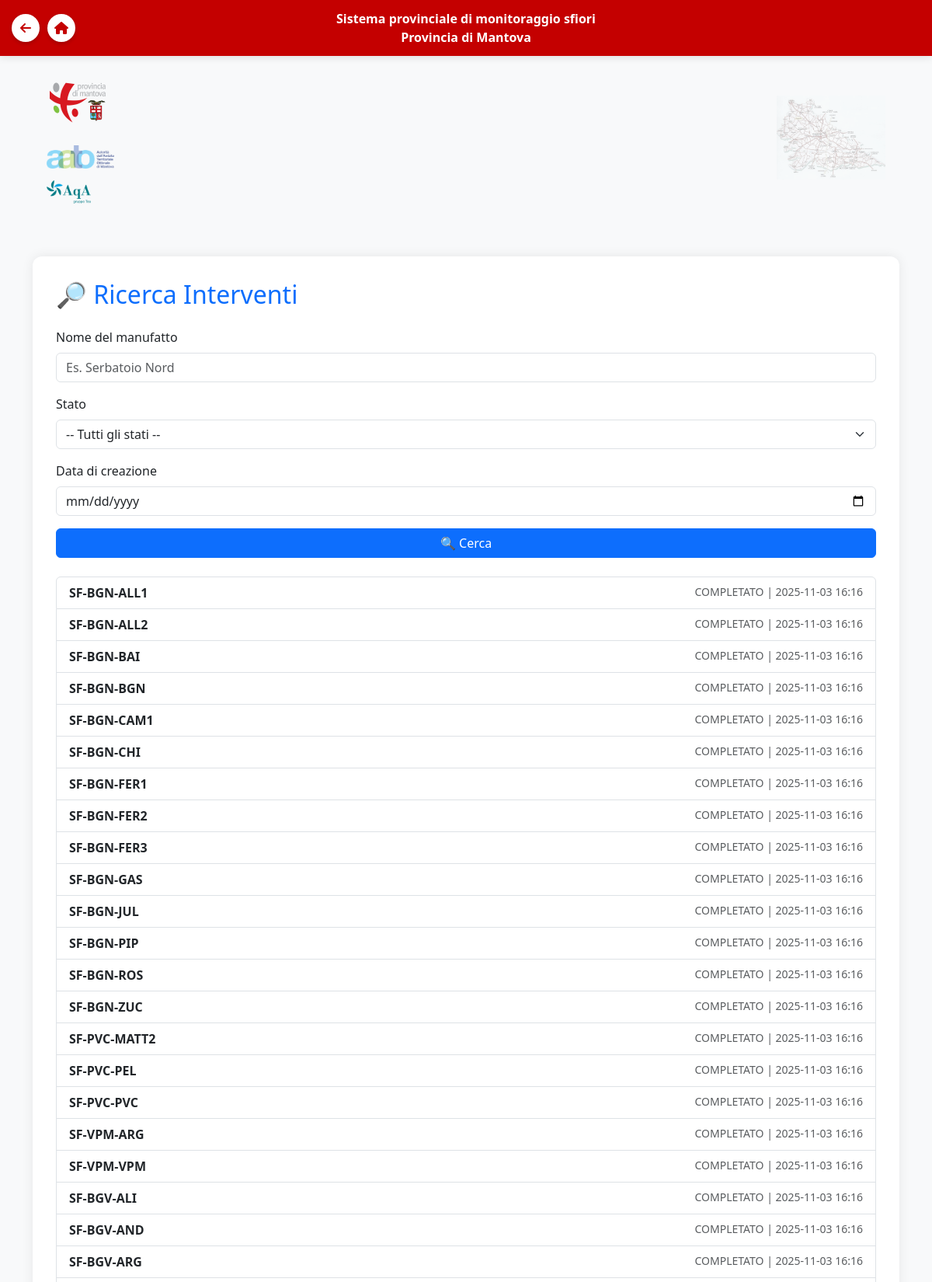
The app's page /manufatti/ricerca/ (signed in, upper part) with its own data.
### manufatti/models.py (models this page shows, shortened)
class Manufatto(models.Model):
    nome = models.CharField(max_length=100)  # Corrisponde a 'Codice' nel CSV
    stato = models.CharField(max_length=50, choices=[
        ('PROGRAMMATO', 'PROGRAMMATO'),
        ('IN CORSO', 'IN CORSO',),
        ('COMPLETATO', 'COMPLETATO')
    ])
    data_creazione = models.DateTimeField(auto_now_add=True)
    comune = models.CharField(max_length=100, null=True, blank=True)
    localita = models.CharField(max_length=100, null=True, blank=True)
    ubicazione = models.CharField(max_length=255, null=True, blank=True)
    depuratore_associato = models.CharField(max_length=255, null=True, blank=True)
    recapito_emissario = models.CharField(max_length=255, null=True, blank=True)
    tipologia_sfioratore = models.CharField(max_length=100, null=True, blank=True)  # 'TIPO'

### manufatti/views.py (the view)
# urls.py: path('ricerca/', views.ricerca_interventi, name='ricerca_interventi'),
@login_required
def ricerca_interventi(request):
    ente_utente = get_user_ente(request.user)
    query = request.GET.get('q', '')
    stato = request.GET.get('stato', '')
    data = request.GET.get('data', '')
    risultati = Manufatto.objects.all()
    if query:
        risultati = risultati.filter(nome__icontains=query)
    if stato:
        risultati = risultati.filter(stato=stato)
    if data:
        risultati = risultati.filter(data_creazione__date=data)
    context = {
        'query': query,
        'stato': stato,
        'data': data,
        'risultati': risultati,
        'ente_utente': ente_utente,
    }
    return render(request, 'manufatti/ricerca_interventi.html', context)

### manufatti/views.py (called while the page is built)
def get_user_ente(user):
    if user.is_authenticated:
        try:
            return user.profilo.ente
        except Profilo.DoesNotExist:
            return 'TEA'
        except AttributeError:
            return 'TEA'
    return 'TEA'

### manufatti/templates/manufatti/ricerca_interventi.html (shortened to what this page needs)
{% extends "accounts/base.html" %}
{% load static %}
{% block content %}
<div class="container mt-5">
    <div class="main-box">
        <h2 class="text-primary mb-4">🔎 Ricerca Interventi</h2>
        <form method="get" class="mb-4">
            <div class="mb-3">
                <label for="q" class="form-label">Nome del manufatto</label>
                <input type="text" name="q" id="q" class="form-control" placeholder="Es. Serbatoio Nord" value="{{ query }}">
            </div>
            <div class="mb-3">
                <label for="stato" class="form-label">Stato</label>
                <select name="stato" id="stato" class="form-select">
                    <option value="">-- Tutti gli stati --</option>
                </select>
            </div>
            <div class="mb-3">
                <label for="data" class="form-label">Data di creazione</label>
                <input type="date" name="data" id="data" class="form-control" value="{{ data }}">
            </div>
            <button type="submit" class="btn btn-primary w-100">🔍 Cerca</button>
        </form>
        {% if risultati %}
            <div class="list-group mt-4">
                {% for m in risultati %}
                    <a href="{% url 'dettaglio_manufatto' m.id %}" class="list-group-item list-group-item-action">
                        <div class="d-flex justify-content-between">
                            <strong>{{ m.nome }}</strong>
                            <span class="text-muted small">{{ m.stato }} | {{ m.data_creazione|date:"Y-m-d H:i" }}</span>
                        </div>
                    </a>
                {% endfor %}
            </div>
        {% else %}
            <div class="alert alert-warning mt-4">Nessun risultato trovato con i criteri inseriti.</div>
        {% endif %}
    </div>
</div>
{% endblock %}

### accounts/templates/accounts/base.html (style rules this page uses)
body { background-color: #f8f9fa; min-height: 100vh; }

### manufatti/templates/manufatti/ricerca_interventi.html (style rules this page uses)
.main-box { background: white; border-radius: 12px; padding: 30px; box-shadow: 0 0 15px rgba(0, 0, 0, 0.08); animation: slideInDown 0.5s ease-out; }

### records on screen
Manufatto: nome "SF-BGN-ALL1", stato "COMPLETATO", data_creazione "2025-11-03 16:16"
Manufatto: nome "SF-BGN-ALL2", stato "COMPLETATO", data_creazione "2025-11-03 16:16"
Manufatto: nome "SF-BGN-BAI", stato "COMPLETATO", data_creazione "2025-11-03 16:16"
Manufatto: nome "SF-BGN-BGN", stato "COMPLETATO", data_creazione "2025-11-03 16:16"
Manufatto: nome "SF-BGN-CAM1", stato "COMPLETATO", data_creazione "2025-11-03 16:16"
Manufatto: nome "SF-BGN-CHI", stato "COMPLETATO", data_creazione "2025-11-03 16:16"
Manufatto: nome "SF-BGN-FER1", stato "COMPLETATO", data_creazione "2025-11-03 16:16"
Manufatto: nome "SF-BGN-FER2", stato "COMPLETATO", data_creazione "2025-11-03 16:16"
Manufatto: nome "SF-BGN-FER3", stato "COMPLETATO", data_creazione "2025-11-03 16:16"
Manufatto: nome "SF-BGN-GAS", stato "COMPLETATO", data_creazione "2025-11-03 16:16"
Manufatto: nome "SF-BGN-JUL", stato "COMPLETATO", data_creazione "2025-11-03 16:16"
Manufatto: nome "SF-BGN-PIP", stato "COMPLETATO", data_creazione "2025-11-03 16:16"
Manufatto: nome "SF-BGN-ROS", stato "COMPLETATO", data_creazione "2025-11-03 16:16"
Manufatto: nome "SF-BGN-ZUC", stato "COMPLETATO", data_creazione "2025-11-03 16:16"
Manufatto: nome "SF-PVC-MATT2", stato "COMPLETATO", data_creazione "2025-11-03 16:16"
Manufatto: nome "SF-PVC-PEL", stato "COMPLETATO", data_creazione "2025-11-03 16:16"
Manufatto: nome "SF-PVC-PVC", stato "COMPLETATO", data_creazione "2025-11-03 16:16"
Manufatto: nome "SF-VPM-ARG", stato "COMPLETATO", data_creazione "2025-11-03 16:16"
Manufatto: nome "SF-VPM-VPM", stato "COMPLETATO", data_creazione "2025-11-03 16:16"
Manufatto: nome "SF-BGV-ALI", stato "COMPLETATO", data_creazione "2025-11-03 16:16"
Manufatto: nome "SF-BGV-AND", stato "COMPLETATO", data_creazione "2025-11-03 16:16"
Manufatto: nome "SF-BGV-ARG", stato "COMPLETATO", data_creazione "2025-11-03 16:16"
